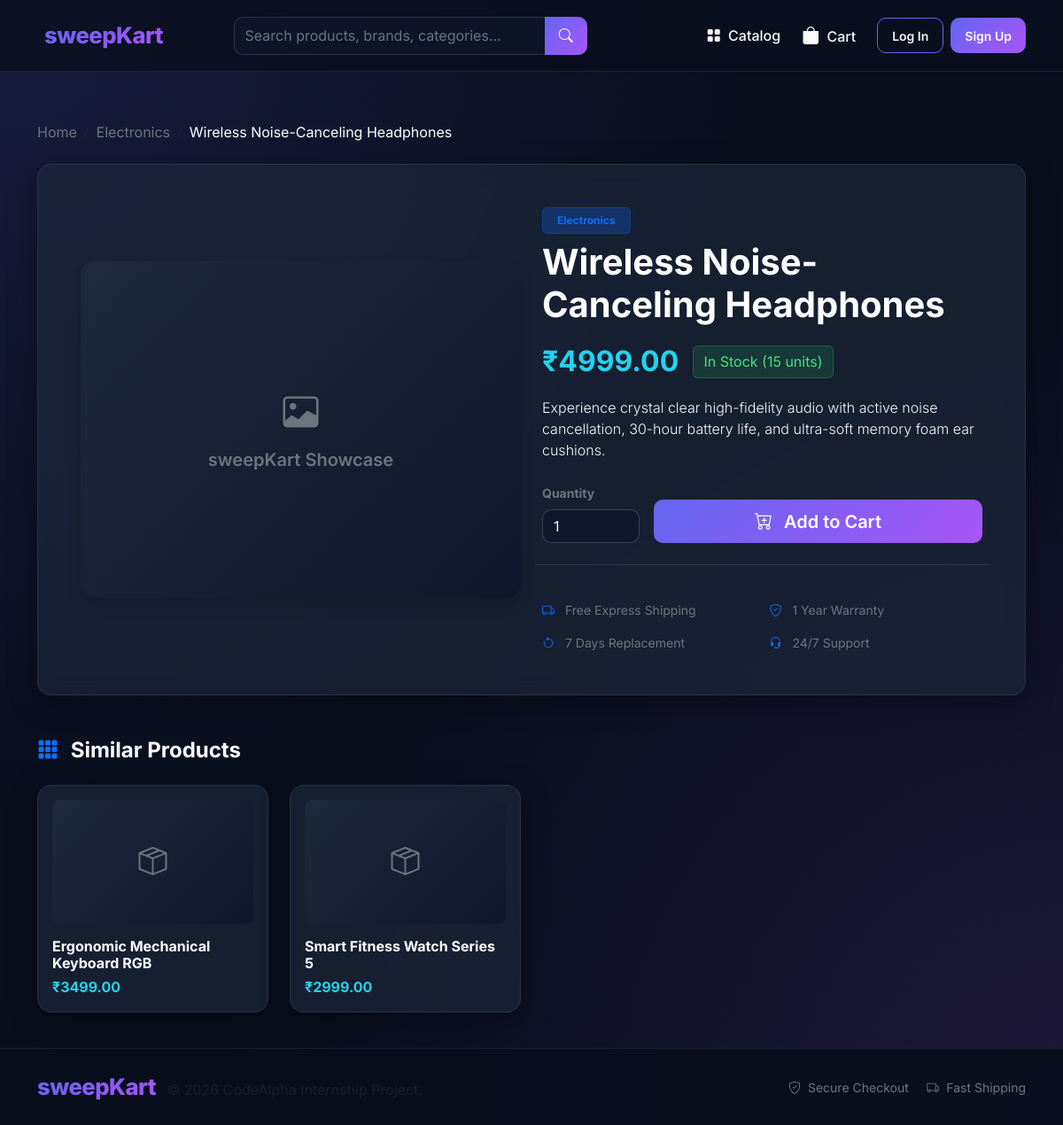
Page /product/wireless-noise-canceling-headphones/ on the committed database.
### store/models.py (models this page shows, shortened)
class Product(models.Model):
    category = models.ForeignKey(Category, related_name='products', on_delete=models.CASCADE)
    name = models.CharField(max_length=200)
    slug = models.SlugField(max_length=200, unique=True, blank=True)
    description = models.TextField(blank=True)
    price = models.DecimalField(max_digits=10, decimal_places=2)
    stock = models.PositiveIntegerField(default=10)
    image = models.ImageField(upload_to='products/', blank=True, null=True)
    is_active = models.BooleanField(default=True)
    created_at = models.DateTimeField(auto_now_add=True)
    class Meta:
        ordering = ['-created_at']
    @property
    def in_stock(self):
        return self.stock > 0

class Category(models.Model):
    name = models.CharField(max_length=100, unique=True)
    slug = models.SlugField(max_length=100, unique=True, blank=True)
    class Meta:
        verbose_name_plural = 'Categories'
        ordering = ['name']

### store/views.py (the view)
# urls.py: path('product/<slug:slug>/', views.product_detail_view, name='product_detail'),
def product_detail_view(request, slug):
    product = get_object_or_404(Product, slug=slug, is_active=True)
    related_products = Product.objects.filter(category=product.category, is_active=True).exclude(id=product.id)[:4]
    context = {
        'product': product,
        'related_products': related_products,
    }
    return render(request, 'store/product_detail.html', context)

### store/models.py (called while the page is built)
    @property
    def get_total_items(self):
        return sum(item.quantity for item in self.items.all())

### store/views.py (called while the page is built)
def _get_session_key(request):
    if not request.session.session_key:
        request.session.create()
    return request.session.session_key

def cart_context_processor(request):
    try:
        cart = get_or_create_cart(request)
        count = cart.get_total_items
    except Exception:
        count = 0
    return {'cart_item_count': count}

### store/templates/store/product_detail.html (shortened to what this page needs)
{% extends 'store/base.html' %}
{% block content %}
<div class="container py-3">
    <nav aria-label="breadcrumb" class="mb-4">
        <ol class="breadcrumb">
            <li class="breadcrumb-item"><a href="{% url 'home' %}" class="text-secondary text-decoration-none">Home</a></li>
            <li class="breadcrumb-item"><a href="{% url 'home' %}?category={{ product.category.slug }}" class="text-secondary text-decoration-none">{{ product.category.name }}</a></li>
            <li class="breadcrumb-item active text-white" aria-current="page">{{ product.name }}</li>
        </ol>
    </nav>
    <div class="glass-card p-4 p-md-5 mb-5">
        <div class="row g-4 align-items-center">
            <div class="col-md-6 text-center">
                <div class="product-img-box rounded-4 overflow-hidden shadow" style="height: 380px;">
                    {% if product.image %}
                        <img src="{{ product.image.url }}" alt="{{ product.name }}" style="height: 100%; object-fit: contain;">
                    {% else %}
                        <div class="d-flex flex-column align-items-center justify-content-center h-100 text-secondary">
                            <i class="bi bi-image fs-1 mb-2"></i>
                            <span class="fw-semibold fs-5">sweepKart Showcase</span>
                        </div>
                    {% endif %}
                </div>
            </div>
            <div class="col-md-6">
                <span class="badge bg-primary bg-opacity-25 text-primary mb-2 px-3 py-2 border border-primary border-opacity-25">
                    {{ product.category.name }}
                </span>
                <h1 class="display-6 fw-bold text-white mb-3">{{ product.name }}</h1>
                <div class="d-flex align-items-center gap-3 mb-3">
                    <span class="fs-2 text-cyan">₹{{ product.price }}</span>
                    {% if product.in_stock %}
                        <span class="badge-stock">In Stock ({{ product.stock }} units)</span>
                    {% else %}
                        <span class="badge-out-of-stock">Out of Stock</span>
                    {% endif %}
                </div>
                <p class="text-slate-300 lead fs-6 mb-4">
                    {{ product.description }}
                </p>
                {% if product.in_stock %}
                    <form action="{% url 'add_to_cart' product_id=product.id %}" method="POST" class="d-flex align-items-center gap-3">
                        <div style="width: 110px;">
                            <label class="form-label text-secondary small fw-bold">Quantity</label>
                            <input type="number" name="quantity" class="form-control" value="1" min="1" max="{{ product.stock }}">
                        </div>
                        <div class="align-self-end flex-grow-1">
                            <button type="submit" class="btn btn-gradient btn-lg w-100">
                                <i class="bi bi-cart-plus me-2"></i> Add to Cart
                            </button>
                        </div>
                    </form>
                {% else %}
                    <div class="alert alert-warning glass-card border-warning text-warning mb-0">
                        <i class="bi bi-exclamation-triangle-fill me-2"></i> This product is currently out of stock. Check back soon!
                    </div>
                {% endif %}
                <div class="mt-4 pt-4 border-top border-secondary border-opacity-25 row g-3 text-secondary small">
                    <div class="col-6"><i class="bi bi-truck text-primary me-2"></i> Free Express Shipping</div>
                    <div class="col-6"><i class="bi bi-shield-check text-primary me-2"></i> 1 Year Warranty</div>
                    <div class="col-6"><i class="bi bi-arrow-counterclockwise text-primary me-2"></i> 7 Days Replacement</div>
                    <div class="col-6"><i class="bi bi-headset text-primary me-2"></i> 24/7 Support</div>
                </div>
            </div>
        </div>
    </div>
    {% if related_products %}
        <h4 class="fw-bold text-white mb-4"><i class="bi bi-grid-3x3-gap-fill text-primary me-2"></i> Similar Products</h4>
        <div class="row row-cols-1 row-cols-md-4 g-4">
            {% for item in related_products %}
                <div class="col">
                    <div class="glass-card h-100 p-3">
                        <a href="{% url 'product_detail' slug=item.slug %}" class="text-decoration-none">
                            <div class="product-img-box rounded-3 mb-3" style="height: 140px;">
                                {% if item.image %}
                                    <img src="{{ item.image.url }}" alt="{{ item.name }}">
                                {% else %}
                                    <i class="bi bi-box-seam fs-2 text-secondary"></i>
                                {% endif %}
                            </div>
                            <h6 class="text-white fw-bold mb-1">{{ item.name }}</h6>
                            <span class="text-cyan fw-bold">₹{{ item.price }}</span>
                        </a>
                    </div>
                </div>
            {% endfor %}
        </div>
    {% endif %}
</div>
{% endblock %}

### static/css/main.css (style rules this page uses)
:root { --bg-dark: #0a0f1e; --card-bg: rgba(30, 41, 59, 0.65); --border-color: rgba(255, 255, 255, 0.08); --gradient-primary: linear-gradient(135deg, #6366f1 0%, #a855f7 100%); --price-cyan: #22d3ee; --text-muted-custom: #94a3b8; }
body { font-family: 'Inter', sans-serif; background-color: var(--bg-dark); background-image: radial-gradient(at 0% 0%, rgba(99, 102, 241, 0.15) 0px, transparent 50%), radial-gradient(at 100% 100%, rgba(168, 85, 247, 0.12) 0px, transparent 50%); background-attachment: fixed; color: #f8fafc; min-height: 100vh; display: flex; flex-direction: column; }
.glass-card { background: var(--card-bg); backdrop-filter: blur(12px); -webkit-backdrop-filter: blur(12px); border: 1px solid var(--border-color); border-radius: 16px; box-shadow: 0 8px 32px 0 rgba(0, 0, 0, 0.37); transition: transform 0.25s ease, border-color 0.25s ease, box-shadow 0.25s ease; overflow: hidden; }
.btn-gradient { background: var(--gradient-primary); color: #ffffff !important; border: none; font-weight: 600; padding: 0.6rem 1.4rem; border-radius: 10px; transition: all 0.2s ease; }
.text-cyan { color: var(--price-cyan) !important; font-weight: 700; }
.product-img-box { width: 100%; height: 220px; object-fit: cover; background: linear-gradient(135deg, #1e293b 0%, #0f172a 100%); display: flex; align-items: center; justify-content: center; color: #64748b; }
.form-control, .form-select { background-color: rgba(15, 23, 42, 0.8) !important; border: 1px solid rgba(255, 255, 255, 0.15) !important; color: #f8fafc !important; border-radius: 10px; }
.form-control::placeholder { color: #64748b !important; }
.badge-stock { background: rgba(34, 197, 94, 0.15); color: #4ade80; border: 1px solid rgba(34, 197, 94, 0.3); padding: 0.35em 0.7em; border-radius: 6px; }

### rows in the picture
Product: category.name "Electronics", name "Wireless Noise-Canceling Headphones", price "4999.00", stock "15", description "Experience crystal clear high-fidelity audio with active noise cancellation, 30-hour battery life, and ultra-soft memory foam ear cushions."
Product: name "Ergonomic Mechanical Keyboard RGB", price "3499.00"
Product: name "Smart Fitness Watch Series 5", price "2999.00"
